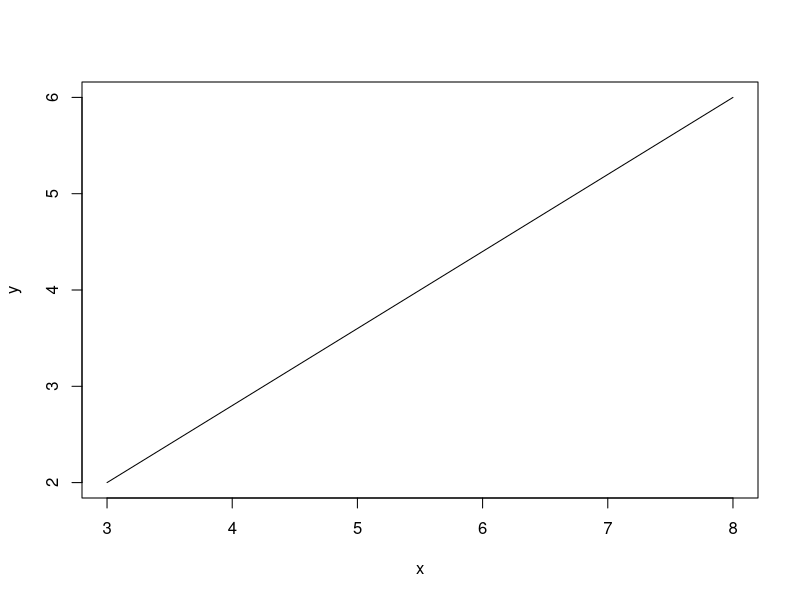

R code for this plot:
# http://www.statmethods.net/graphs/density.html

# Kernel Density Plot
x <- c(3,8)          #positions
y <- c(2,6)          #reads
plot(x, y, type="l") # plots the results

